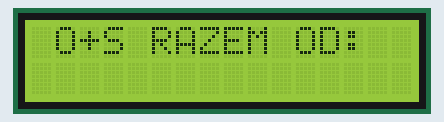
This sketch was run on a simulated Arduino Uno, built with avr-gcc and run on an emulated ATmega328P. Parts: 16×2 character LCD.

Above: at 0.1 s.
At 66.6 s:
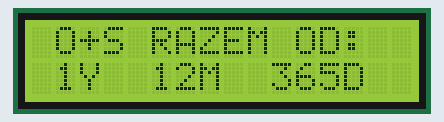

The sketch:

SylwesterLoveClock.ino
```cpp
#include <LiquidCrystal_I2C.h>

LiquidCrystal_I2C lcd(0x27, 16, 2); // Format -> (Address,Width,Height )

short years = 1;
short months = 12;
short days = 365;
short mm, dd = 0;

void setup()
{
    lcd.init();
    lcd.backlight();
}

void Display()
{
  lcd.setCursor(0, 1);
  if(years<10)
  {
    lcd.print(" ");
    lcd.print(years);
    lcd.print("Y");
  }
  else
  {
    lcd.print(years);
    lcd.print("Y");
  }

  if(months<100)
  {
    lcd.print("  ");
    lcd.print(months);
    lcd.print("M");
  }
  else
  {
    lcd.print(months);
    lcd.print("M");
  }

  lcd.print(" ");
  if(days<1000)
  {
    lcd.print(" ");
    lcd.print(days);
    lcd.print("D");
  }
  else
  {
    lcd.print(days);
    lcd.print("D");
  }

  delay(5000);
}

void loop()
{
  //short hours = 0;
  lcd.clear();
  lcd.setCursor(0, 0);
  lcd.print(" O+S RAZEM OD:");
  int seconds = 0;
  int now, last_time;

  while (now - last_time < 1000)  {
  now = millis();
  }
  last_time = now;
  seconds++;
  if(seconds>=86400)
  {
    dd++;
    days++;
    seconds = 0;
  }
  if(dd>=30)
  {
    mm++;
    months++;
    dd = 0;
  }
  if(mm>=12)
  {
    years++;
    mm = 0;
  }
  Display();
}
```

Measured:
- what the display in image 1 shows lasts 35.2 s, from 66.6 s to 101.8 s
